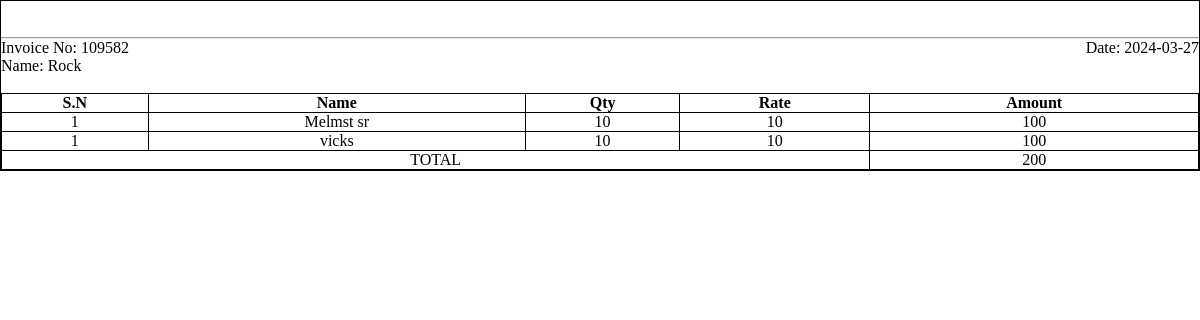
The page /home/bill.php?invoice_no=109582 on the database its author committed.
### tables this page shows
CREATE TABLE `invoice` (
  `id` int(11) NOT NULL,
  `invoice_no` int(11) NOT NULL,
  `customer_name` varchar(128) NOT NULL,
  `medicine_name` varchar(128) NOT NULL,
  `quantity` int(11) NOT NULL,
  `rate` int(11) NOT NULL,
  `total` int(11) NOT NULL,
  `date` date NOT NULL
);

### home/bill.php (the view, shortened to what this page needs)
<?php
include '../includes/database.php';
$pharmacyName = $_SESSION['pharmacyName'];
$address = $_SESSION['address'];
$query = "SELECT * FROM invoice WHERE invoice_no =".$_GET['invoice_no'];
$result = mysqli_query($conn, $query);
$records = mysqli_fetch_all($result, MYSQLI_ASSOC);
$count = 0;
$sumQuery = "SELECT SUM(total) from invoice WHERE invoice_no =".$_GET['invoice_no'];
$result = mysqli_query($conn, $sumQuery);
$totalAmount = mysqli_fetch_array($result);
?>
<!DOCTYPE html>
<html lang="en">
<head>
    <link rel="stylesheet" href="../styles/style.css">
</head>
<body>
    <div class="invoice-container">
        <div class="pharmacy-info">
            <h2><?php echo $pharmacyName; ?></h2><br>
            <i><?php echo $address; ?></i><br>
        </div><hr>
        <div class="invoice-info">
            <div class="customer-info">
                <span class="date">Date: <?= $records[0]['date']; ?></span>
                <span class="customer-name">Invoice No: <?= $records[0]['invoice_no']; ?></span><br>
                <span class="customer-name">Name: <?= $records[0]['customer_name']; ?></span><br>
            </div><br>
            <div class="medicine-info">
                <table class="bill-table">
                    <tr>
                        <th>S.N</th>
                        <th>Name</th>
                        <th>Qty</th>
                        <th>Rate</th>
                        <th>Amount</th>
                    </tr>
                    <?php foreach($records as $record): ?>
                        <tr>
                            <td><?= $count+1; ?></td>
                            <td><?= $record['medicine_name']; ?></td>
                            <td><?= $record['quantity']; ?></td>
                            <td><?= $record['rate']; ?></td>
                            <td><?= $record['total']; ?></td>
                        </tr>
                        <?php endforeach; ?>
                    <tr>
                        <td colspan="4">TOTAL</td>
                        <td><?= $totalAmount[0]; ?></td>
                    </tr>
                </table>
            </div>
        </div>
    </div>
</body>
</html>

### styles/style.css (style rules this page uses)
* { padding: 0; margin: 0; box-sizing: border-box; }
:root { --primary-color: rgba(0, 122, 87, 0.821); --secondary-color: rgba(106, 205, 177, 0.821); }
body { overflow: hidden; }
.invoice-container { border: 1px solid black; text-align: center; }
.medicine-info { display: flex; justify-content: center; align-items: center; }
.bill-table { border: 1px solid black; width: 100%; border-collapse: collapse; }
.bill-table td, th { border: 1px solid black; }
.customer-name { float: left; }
.date { float: right; }

### rows shown on the page
invoice: date "2024-03-27", invoice_no "109582", customer_name "Rock", medicine_name "Melmst sr", quantity "10", rate "10", total "100"
invoice: medicine_name "vicks", quantity "10", rate "10", total "100"

### other values the page prints
$totalAmount[0] "200"
